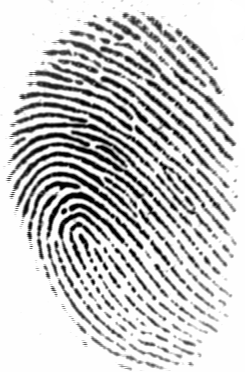
#> input picture research/py_fingerprint_recognition/database/101_1.tif, 245 x 372 px
$ jupyter execute --allow-errors app.ipynb
#> lines starting #> are read from the running program, lines starting #| are printed output that depends on the picture
[cell 1]
import cv2
import os
import sys
import numpy
import matplotlib.pyplot as plt
from enhance import image_enhance
from skimage.morphology import skeletonize, thin

[cell 2]
6000 * 128 * (2*8 + 32) / 1024 / 1024

[cell 3]
ifn1, ifn2 = 'database/3__M_Right_thumb_finger.BMP', 'database/3__M_Right_thumb_finger2.BMP'

[cell 4]
img1_1 = cv2.imread('database/101_1.tif', cv2.IMREAD_GRAYSCALE)
#> img1_1 is the input picture: shape (372, 245); min 1, max 255, mean 201.2
img1_2 = cv2.imread('database/101_2.tif', cv2.IMREAD_GRAYSCALE)
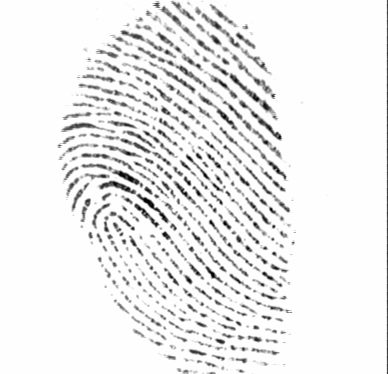
#> input picture research/py_fingerprint_recognition/database/101_2.tif, 388 x 374 px
#> img1_2 is the input picture: shape (374, 388); min 1, max 254, mean 237

[cell 5]
img1 = cv2.imread(ifn1, cv2.IMREAD_GRAYSCALE)
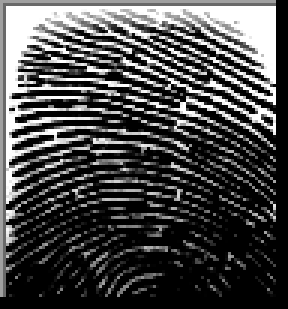
#> input picture research/py_fingerprint_recognition/database/3__M_Right_thumb_finger.BMP, 96 x 103 px (shown 3 times larger)
#> img1 is the input picture: shape (103, 96); min 0, max 255, mean 73.7
